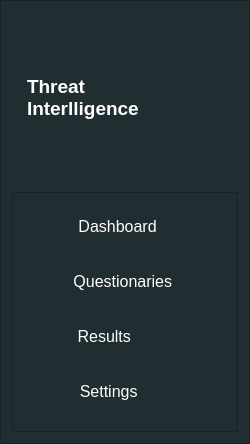
     <widget class="QFrame" name="frame">
      <property name="minimumSize">
       <size>
        <width>250</width>
        <height>0</height>
       </size>
      </property>
      <property name="maximumSize">
       <size>
        <width>250</width>
        <height>16777215</height>
       </size>
      </property>
      <property name="styleSheet">
       <string notr="true">background:#202D31;
margin:0;
padding:0;</string>
      </property>
      <property name="frameShape">
       <enum>QFrame::StyledPanel</enum>
      </property>
      <property name="frameShadow">
       <enum>QFrame::Raised</enum>
      </property>
      <layout class="QGridLayout" name="gridLayout">
       <item row="0" column="0" alignment="Qt::AlignHCenter|Qt::AlignTop">
        <widget class="QLabel" name="label">
         <property name="minimumSize">
          <size>
           <width>230</width>
           <height>150</height>
          </size>
         </property>
         <property name="font">
          <font>
           <pointsize>14</pointsize>
           <weight>75</weight>
           <bold>true</bold>
          </font>
         </property>
         <property name="styleSheet">
          <string notr="true">text-align:center;
padding:10px;
color:white;
border:none;
margin-top:20px;</string>
         </property>
         <property name="frameShadow">
          <enum>QFrame::Raised</enum>
         </property>
         <property name="lineWidth">
          <number>5</number>
         </property>
         <property name="midLineWidth">
          <number>1</number>
         </property>
         <property name="text">
          <string>Threat 
Interlligence</string>
         </property>
         <property name="indent">
          <number>-3</number>
         </property>
        </widget>
       </item>
       <item row="2" column="0">
        <widget class="QFrame" name="frame_3">
         <property name="maximumSize">
          <size>
           <width>16777215</width>
           <height>140</height>
          </size>
         </property>
         <property name="styleSheet">
          <string notr="true">color:white;
padding:0px;
border:none;
text-align:cneter;</string>
         </property>
         <property name="frameShape">
          <enum>QFrame::StyledPanel</enum>
         </property>
         <property name="frameShadow">
          <enum>QFrame::Raised</enum>
         </property>
         <layout class="QGridLayout" name="gridLayout_3"/>
        </widget>
       </item>
       <item row="3" column="0">
        <widget class="QFrame" name="frame_4">
         <property name="frameShape">
          <enum>QFrame::StyledPanel</enum>
         </property>
         <property name="frameShadow">
          <enum>QFrame::Raised</enum>
         </property>
         <layout class="QVBoxLayout" name="verticalLayout">
          <item alignment="Qt::AlignLeft">
           <widget class="QPushButton" name="dashboardBtn">
            <property name="minimumSize">
             <size>
              <width>200</width>
              <height>0</height>
             </size>
            </property>
            <property name="font">
             <font>
              <pointsize>12</pointsize>
             </font>
            </property>
            <property name="cursor">
             <cursorShape>PointingHandCursor</cursorShape>
            </property>
            <property name="styleSheet">
             <string notr="true">QPushButton {
    color: white;
    padding: 15px;
    border: none;
    text-align: center;
	border-radius:10px;
}

QPushButton:hover {
    background-color: #0C8C4C;
}
</string>
            </property>
            <property name="text">
             <string> Dashboard   </string>
            </property>
            <property name="icon">
             <iconset resource="resource.qrc">
              <normaloff>:/Images/Images/icons8-dashboard-100.png</normaloff>:/Images/Images/icons8-dashboard-100.png</iconset>
            </property>
            <property name="iconSize">
             <size>
              <width>50</width>
              <height>50</height>
             </size>
            </property>
           </widget>
          </item>
          <item>
           <widget class="QPushButton" name="QuestionaryPageBtn">
            <property name="font">
             <font>
              <pointsize>12</pointsize>
             </font>
            </property>
            <property name="cursor">
             <cursorShape>PointingHandCursor</cursorShape>
            </property>
            <property name="styleSheet">
             <string notr="true">QPushButton {
    color: white;
    padding: 15px;
    border: none;
    text-align: center;
	border-radius:10px;
}

QPushButton:hover {
    background-color: #0C8C4C;
}
</string>
            </property>
            <property name="text">
             <string> Questionaries  </string>
            </property>
            <property name="icon">
             <iconset resource="resource.qrc">
              <normaloff>:/Images/Images/icons8-result-64.png</normaloff>:/Images/Images/icons8-result-64.png</iconset>
            </property>
            <property name="iconSize">
             <size>
              <width>40</width>
              <height>40</height>
             </size>
            </property>
           </widget>
          </item>
          <item alignment="Qt::AlignLeft">
           <widget class="QPushButton" name="ResultsPageBtn">
            <property name="minimumSize">
             <size>
              <width>200</width>
              <height>0</height>
             </size>
            </property>
            <property name="font">
             <font>
              <pointsize>12</pointsize>
             </font>
            </property>
            <property name="cursor">
             <cursorShape>PointingHandCursor</cursorShape>
            </property>
            <property name="styleSheet">
             <string notr="true">QPushButton {
    color: white;
    padding: 15px;
    border: none;
    text-align: center;
	border-radius:10px;
}

QPushButton:hover {
    background-color: #0C8C4C;
}
</string>
            </property>
            <property name="text">
             <string> Results         </string>
            </property>
            <property name="icon">
             <iconset resource="resource.qrc">
              <normaloff>:/Images/Images/icons8-improvement-100 (1).png</normaloff>:/Images/Images/icons8-improvement-100 (1).png</iconset>
            </property>
            <property name="iconSize">
             <size>
              <width>50</width>
              <height>50</height>
             </size>
            </property>
           </widget>
          </item>
          <item alignment="Qt::AlignLeft">
           <widget class="QPushButton" name="SettingsPageBtn">
            <property name="minimumSize">
             <size>
              <width>200</width>
              <height>0</height>
             </size>
            </property>
            <property name="font">
             <font>
              <pointsize>12</pointsize>
             </font>
            </property>
            <property name="cursor">
             <cursorShape>PointingHandCursor</cursorShape>
            </property>
            <property name="styleSheet">
             <string notr="true">QPushButton {
    color: white;
    padding: 15px;
    border: none;
    text-align: center;
	border-radius:10px;
}

QPushButton:hover {
    background-color: #0C8C4C;
}
</string>
            </property>
            <property name="text">
             <string> Settings       </string>
            </property>
            <property name="icon">
             <iconset resource="resource.qrc">
              <normaloff>:/Images/Images/icons8-gear-100.png</normaloff>:/Images/Images/icons8-gear-100.png</iconset>
            </property>
            <property name="iconSize">
             <size>
              <width>50</width>
              <height>50</height>
             </size>
            </property>
           </widget>
          </item>
          <item>
           <widget class="QFrame" name="frame_12">
            <property name="sizePolicy">
             <sizepolicy hsizetype="Preferred" vsizetype="Expanding">
              <horstretch>0</horstretch>
              <verstretch>0</verstretch>
             </sizepolicy>
            </property>
            <property name="frameShape">
             <enum>QFrame::StyledPanel</enum>
            </property>
            <property name="frameShadow">
             <enum>QFrame::Raised</enum>
            </property>
           </widget>
          </item>
         </layout>
        </widget>
       </item>
      </layout>
     </widget>
